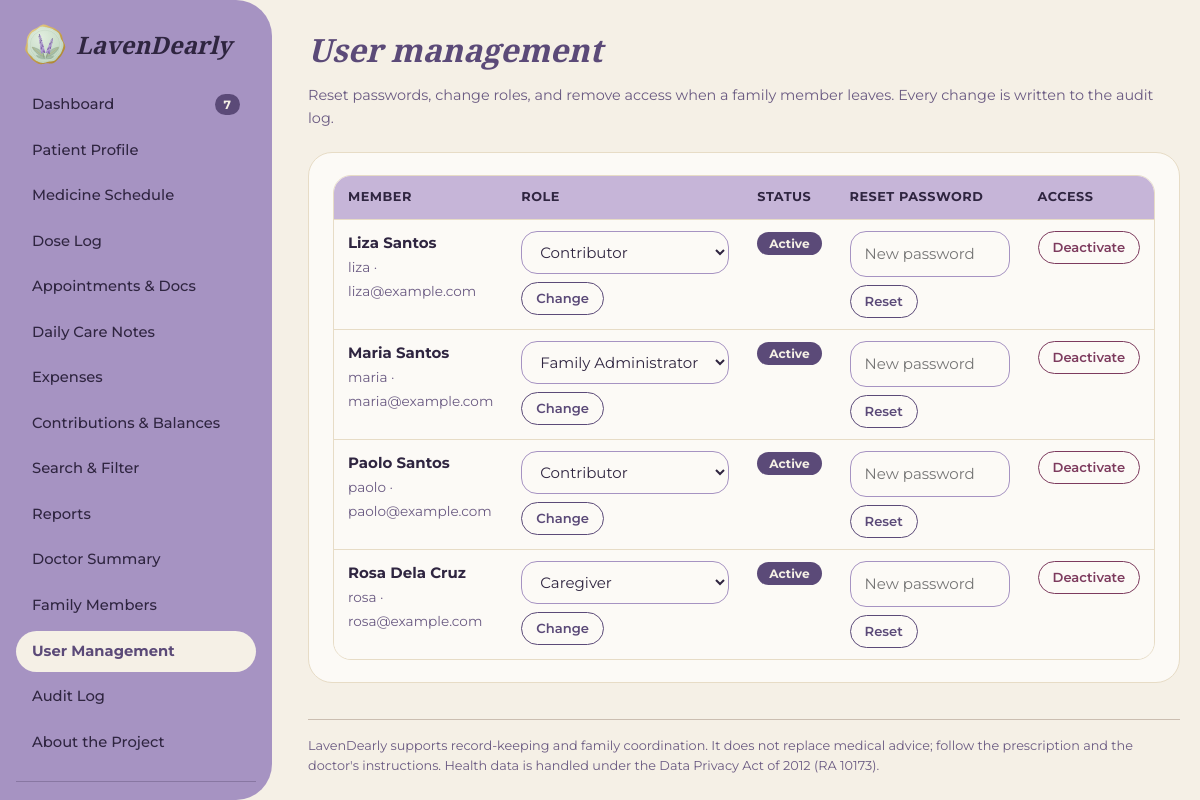
/users.php (signed in), run on the app's committed database.
### tables this page shows
CREATE TABLE users (
  id            INT UNSIGNED AUTO_INCREMENT PRIMARY KEY,
  full_name     VARCHAR(100) NOT NULL,
  username      VARCHAR(40)  NOT NULL UNIQUE,
  email         VARCHAR(120) NOT NULL,
  password_hash VARCHAR(255) NOT NULL,
  role          ENUM('admin','caregiver','contributor') NOT NULL,
  relationship  VARCHAR(60)  NOT NULL DEFAULT '',
  share_percent DECIMAL(5,2) NOT NULL DEFAULT 0 CHECK (share_percent >= 0 AND share_percent <= 100),
  is_active     TINYINT(1)   NOT NULL DEFAULT 1,
  created_at    DATETIME     NOT NULL
);

### includes/functions.php (called while the page is built, shortened)
<?php
require_once __DIR__ . '/../config/db.php';
function e($s): string { return htmlspecialchars((string)$s, ENT_QUOTES, 'UTF-8'); }
function require_login(): array
{
    $st = db()->prepare('SELECT * FROM users WHERE id = ? AND is_active = 1');
    $st->execute([$_SESSION['uid']]);
    $u = $st->fetch();
    return $u;
}

### config/db.php (called while the page is built, shortened)
<?php
function db(): PDO
{
    static $pdo = null;
    if ($pdo === null) {
        try {
            $pdo = new PDO(
                'mysql:host=' . DB_HOST . ';dbname=' . DB_NAME . ';charset=utf8mb4',
                DB_USER,
                DB_PASS,
                [
                    PDO::ATTR_ERRMODE            => PDO::ERRMODE_EXCEPTION,
                    PDO::ATTR_DEFAULT_FETCH_MODE => PDO::FETCH_ASSOC,
                    PDO::ATTR_EMULATE_PREPARES   => false,
                ]
            );
        } catch (PDOException $ex) {
            http_response_code(500);
            exit('<h2 style="font-family:sans-serif">LavenDearly could not connect to the database.</h2>'
                . '<p style="font-family:sans-serif">Start MySQL, import <code>database/lavendearly.sql</code>, '
                . 'and check <code>config/db.php</code>.</p>');
        }
    }
    return $pdo;
}

### users.php (the view, shortened to what this page needs)
<?php
require __DIR__ . '/includes/functions.php';
$me = require_login();
$pdo = db();
$users = $pdo->query('SELECT * FROM users ORDER BY is_active DESC, full_name')->fetchAll();
include __DIR__ . '/includes/header.php';
?>
<div class="page-head"><div><h1>User management</h1>
  <p class="muted">Reset passwords, change roles, and remove access when a family member leaves. Every change is written to the audit log.</p></div></div>
<section class="card">
  <div class="table-wrap"><table>
    <thead><tr><th>Member</th><th>Role</th><th>Status</th><th>Reset password</th><th>Access</th></tr></thead>
    <tbody>
    <?php foreach ($users as $u): ?>
      <tr>
        <td><strong><?= e($u['full_name']) ?></strong><br><span class="muted small"><?= e($u['username']) ?> · <?= e($u['email']) ?></span></td>
        <td>
          <form method="post" class="actions"><?= csrf_field() ?><input type="hidden" name="action" value="role"><input type="hidden" name="id" value="<?= (int)$u['id'] ?>">
            <select name="role" aria-label="Role for <?= e($u['full_name']) ?>" style="width:auto">
              <?php foreach (['admin' => 'Family Administrator', 'caregiver' => 'Caregiver', 'contributor' => 'Contributor'] as $k => $v): ?><option value="<?= $k ?>" <?= $u['role'] === $k ? 'selected' : '' ?>><?= $v ?></option><?php endforeach; ?>
            </select><button class="btn btn-sm btn-ghost">Change</button></form>
        </td>
        <td><?= $u['is_active'] ? '<span class="chip chip-given">Active</span>' : '<span class="chip chip-off">Deactivated</span>' ?></td>
        <td>
          <form method="post" class="actions" autocomplete="off"><?= csrf_field() ?><input type="hidden" name="action" value="reset"><input type="hidden" name="id" value="<?= (int)$u['id'] ?>">
            <input type="password" name="new_password" minlength="8" placeholder="New password" aria-label="New password for <?= e($u['full_name']) ?>" style="width:160px" required>
            <button class="btn btn-sm btn-ghost">Reset</button></form>
        </td>
        <td>
          <form method="post" onsubmit="return confirm('<?= $u['is_active'] ? 'Remove this member’s access?' : 'Restore this member’s access?' ?>')">
            <button class="btn btn-sm <?= $u['is_active'] ? 'btn-danger' : 'btn-dusty' ?>"><?= $u['is_active'] ? 'Deactivate' : 'Reactivate' ?></button></form>
        </td>
      </tr>
    <?php endforeach; ?>
    </tbody>
  </table></div>
</section>
<?php include __DIR__ . '/includes/footer.php'; ?>

### assets/css/style.css (style rules this page uses)
:root { --lav:#C6B5D8; --dusty:#A693C2; --cream:#F5F0E6; --beige:#E7DCC6; --taupe:#CBBEB1; --plum:#5B4A78; --ink:#2F2540; --muted:#6A5A82; --berry:#7D3B5E; --paper:#FCFAF6; --radius:24px; }
* { box-sizing:border-box }
html { scroll-behavior:smooth }
body { margin:0;font-family:'Montserrat',system-ui,-apple-system,Segoe UI,sans-serif;background:var(--cream);color:var(--ink);line-height:1.6;font-size:15px }
h1,h2,h3,h4 { font-family:'Playfair Display',Georgia,serif;font-style:italic;font-weight:700;margin:0 0 .45em;line-height:1.25;color:var(--plum) }
h1 { font-size:2rem }
p { margin:0 0 .9em }
.muted { color:var(--muted);font-size:.9rem }
.small { font-size:.85rem }
.page-head { display:flex;justify-content:space-between;align-items:flex-end;gap:16px;flex-wrap:wrap;margin-bottom:22px }
.page-head p { margin:0 }
.card { background:var(--paper);border:1px solid var(--beige);border-radius:var(--radius);padding:22px 24px;margin-bottom:22px }
.table-wrap { overflow-x:auto;border-radius:18px;border:1px solid var(--beige) }
table { width:100%;border-collapse:collapse;background:var(--paper) }
th { background:var(--lav);color:var(--ink);text-align:left;font-size:.8rem;text-transform:uppercase;letter-spacing:.04em;padding:11px 14px;white-space:nowrap }
td { padding:11px 14px;border-top:1px solid var(--beige);vertical-align:top }
input[type=text],input[type=email],input[type=password],input[type=date],input[type=time],input[type=number],input[type=month],select,textarea,input[type=file] { width:100%;padding:10px 14px;border:1.5px solid var(--dusty);border-radius:16px;background:var(--paper);color:var(--ink);font:inherit }
.actions { display:flex;gap:8px;flex-wrap:wrap;align-items:center }
.btn { display:inline-block;border:0;border-radius:999px;padding:10px 22px;background:var(--plum);color:var(--cream);font:inherit;font-weight:600;cursor:pointer;text-decoration:none;transition:filter .15s }
.btn-ghost { background:transparent;color:var(--plum);border:1.5px solid var(--plum) }
.btn-danger { background:transparent;color:var(--berry);border:1.5px solid var(--berry) }
.btn-sm { padding:5px 14px;font-size:.82rem }
.chip { display:inline-block;padding:2px 12px;border-radius:999px;font-size:.76rem;font-weight:700;white-space:nowrap }
.chip-given { background:var(--plum);color:var(--cream) }

### data on the page
users: full_name "Liza Santos", username "liza", email "liza@example.com", role "Contributor", is_active "Active"
users: full_name "Maria Santos", username "maria", email "maria@example.com", role "Family Administrator", is_active "Active"
users: full_name "Paolo Santos", username "paolo", email "paolo@example.com", role "Contributor", is_active "Active"
users: full_name "Rosa Dela Cruz", username "rosa", email "rosa@example.com", role "Caregiver", is_active "Active"

### other printed values
$label "Dashboard"
$label "Patient Profile"
$label "Medicine Schedule"
$label "Dose Log"
$label "Appointments & Docs"
$label "Daily Care Notes"
$label "Expenses"
$label "Contributions & Balances"
$label "Search & Filter"
$label "Reports"
$label "Doctor Summary"
$label "Family Members"
$label "User Management"
$label "Audit Log"
$label "About the Project"
